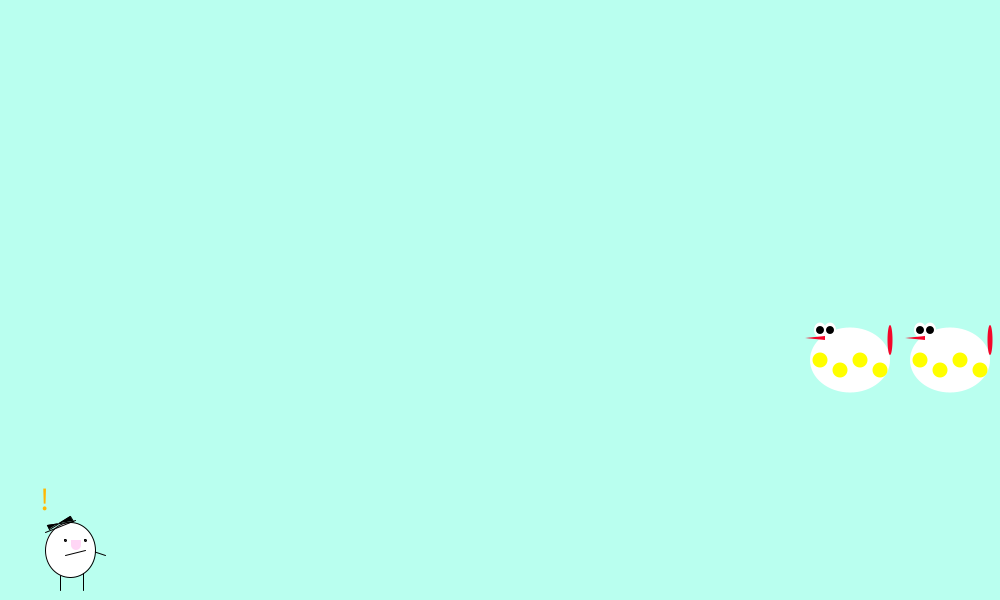
Frame 1 (no input)
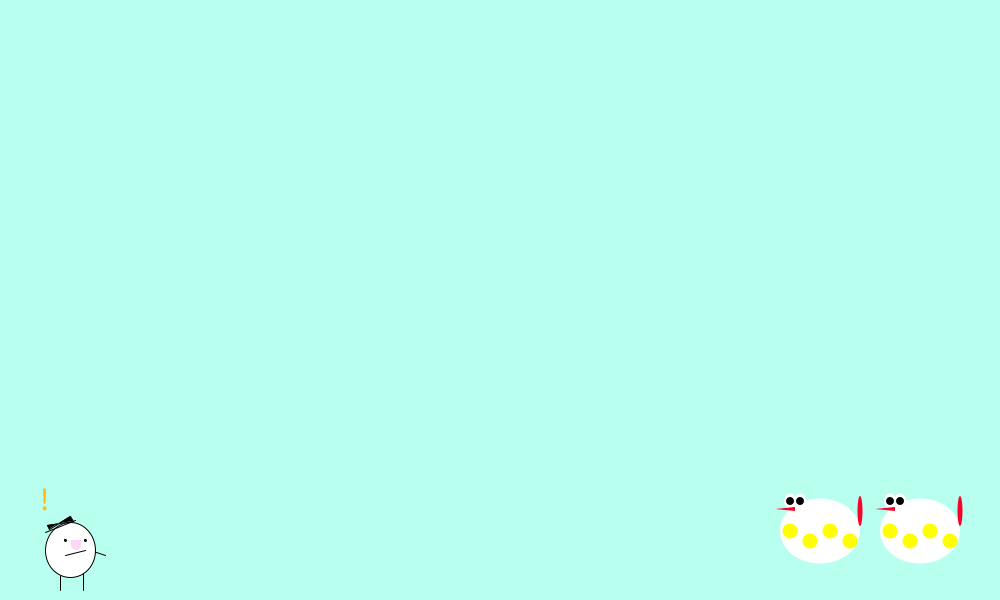
Frame 60 (the mouse pressed at the canvas centre just before this capture)
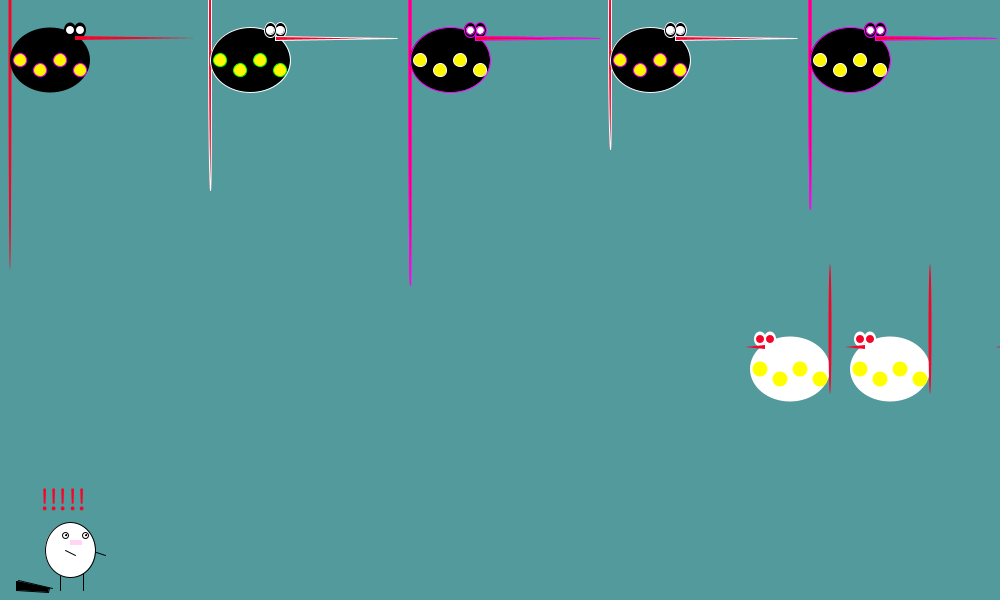
Frame 120 (the mouse held since frame 60 and released just before this capture)

The Processing sketch that drew these frames (run headless with seeded random() and noise(); from frame 60 on, the mouse is pressed at the canvas centre):

// Processing sketch: processing_117912
// ── processing_117912.pde

float x, y;
float vx, vy;

void setup() {
  size(1000, 600);
  x=900;
  y=350;
  vx=-0.5;
  vy=0;
}

void draw() {

  background(185, 255, 239); 


  if (mousePressed==true) {

    background(83, 154, 157);  

    //hikou
    //
    fill(245, 5, 41);
    ellipse(10, 30, 3, 60+x/2);
    fill(0);
    ellipse(50, 60, 80, 65);
    ellipse(80, 30, 12, 15);
    ellipse(70, 30, 12, 15);
    fill(255);
    ellipse(70, 30, 8, 8);
    ellipse(80, 30, 8, 8);
    fill(245, 5, 41);
    triangle(75, 36, 197, 38, 75, 40);
    stroke(y, 0, x);
    fill(255, 247, 0);
    ellipse(40, 70, 13, 13);
    ellipse(80, 70, 13, 13);
    ellipse(20, 60, 13, 13);
    ellipse(60, 60, 13, 13);

    //3 
    fill(245, 5, 41);
    ellipse(410, 30, 3, 90+x/2);
    fill(0);
    ellipse(450, 60, 80, 65);

    ellipse(480, 30, 12, 15);
    ellipse(470, 30, 12, 15);
    fill(255);
    ellipse(470, 30, 8, 8);
    ellipse(480, 30, 8, 8);
    fill(245, 5, 41);
    triangle(475, 36, 600, 38, 475, 40);
    stroke(x, 247, x);
    fill(255, 247, 0);
    ellipse(440, 70, 13, 13);
    ellipse(480, 70, 13, 13);
    ellipse(420, 60, 13, 13);
    ellipse(460, 60, 13, 13);

    //4 
    fill(245, 5, 41);
    ellipse(610, 30, 3, 60+y/2);
    fill(0);
    ellipse(650, 60, 80, 65);

    ellipse(680, 30, 12, 15);
    ellipse(670, 30, 12, 15);
    fill(255);
    ellipse(670, 30, 8, 8);
    ellipse(680, 30, 8, 8);
    fill(245, 5, 41);
    triangle(675, 36, 797, 38, 675, 40);
    stroke(255, 0, y);
    fill(255, 247, 0);
    ellipse(640, 70, 13, 13);
    ellipse(680, 70, 13, 13);
    ellipse(620, 60, 13, 13);
    ellipse(660, 60, 13, 13);

    //5    
    fill(245, 5, 41);
    ellipse(810, 30, 3, 0+y);
    fill(0);
    ellipse(850, 60, 80, 65);

    ellipse(880, 30, 12, 15);
    ellipse(870, 30, 12, 15);
    fill(255);
    ellipse(870, 30, 8, 8);
    ellipse(880, 30, 8, 8);
    fill(245, 5, 41);
    triangle(875, 36, 997, 38, 875, 40);
    stroke(y, x, y);
    fill(255, 247, 0);
    ellipse(840, 70, 13, 13);
    ellipse(880, 70, 13, 13);
    ellipse(820, 60, 13, 13);
    ellipse(860, 60, 13, 13);

    //2
    fill(245, 5, 41);
    ellipse(210, 30, 3, 100-x/2);
    fill(0);
    ellipse(250, 60, 80, 65);
    ellipse(280, 30, 12, 15);
    ellipse(270, 30, 12, 15);
    fill(255);
    ellipse(270, 30, 8, 8);
    ellipse(280, 30, 8, 8);
    fill(245, 5, 41);
    triangle(275, 36, 397, 38, 275, 40);
    stroke(0, x, 0);
    fill(255, 247, 0);
    ellipse(240, 70, 13, 13);
    ellipse(280, 70, 13, 13);
    ellipse(220, 60, 13, 13);
    ellipse(260, 60, 13, 13);


    //tarou_another

    fill(255, 255, 255);
    stroke(0);
    line(90, 550, 105, 555);
    line(60, 550, 60, 590);
    line(83, 550, 83, 590);
    ellipse(70, 550, 50, 55);
    ellipse(85, 535, 6, 6);
    ellipse(65, 535, 6, 6);
    fill(0);
    line(65, 550, 75, 555);
    ellipse(86, 535, 1, 1);
    ellipse(66, 535, 1, 1);
    //bou
    line(18, 580, 52, 588);
    quad(16, 590, 16, 581, 49, 588, 48, 592);
    //kuti
    fill(255, 214, 245);
    noStroke();
    rect(70, 540, 12, 5);
    //mozi
    textSize(32);
    fill(245, 5, 41);
    text("!!!!!", 40, 510);
  } else {



    //tarou

    fill(255, 255, 255);
    stroke(0);
    line(90, 550, 105, 555);
    line(60, 550, 60, 590);
    line(83, 550, 83, 590);
    ellipse(70, 550, 50, 55);
    fill(0);
    line(85, 550, 65, 555);
    ellipse(85, 540, 2, 2);
    ellipse(65, 540, 2, 2);
    //bou
    line(45, 532, 75, 520);
    quad(47, 525, 49, 529, 70, 516, 73, 521);
    //kuti
    fill(255, 214, 245);
    noStroke();
    ellipse(76, 545, 10, 10);
    rect(71, 540, 10, 5);
    //mozi
    textSize(32);
    fill(255, 184, 3);
    text("!", 40, 510);
  }


  chara(int(x)+800, int(y)-80);
  chara(int(x)+720, int(y)-85);
  chara(int(x)+580, int(y)-100);

  chara(int(x)+500, int(y)-80);
  chara(int(x)+350, int(y)-100);
  chara(int(x)+390, int(y)-70);  
  chara(int(x)+300, int(y)-50);
  chara(int(x)+460, int(y)-50);  
  chara(int(x)-0, int(y)-50);
  chara(int(x)+150, int(y)-50);
  chara(int(x)-100, int(y)-50);
  chara(int(x)+650, int(y)-50);  
  chara(int(x)+680, int(y)-50);  
  chara(int(x)+840, int(y)-50);
  chara(int(x)+900, int(y)-50); 


  x=x+vx;
  y=y+vy;

  vy=vy+0.1;

  if (x>width-30) vx=-vx;
  if (x<-700) vx=-vx;

  if (y>height-40) vy=-vy*0.98;
  if (y<40)vy=-vy*0.98;

  if (mousePressed) {
    if ((mouseX>x-25) && (mouseX<x+25) && (mouseY>y-25) && (mouseY<y+25)) {
      x=mouseX;
      y=mouseY;
      vx=mouseX-pmouseX;
      vy=mouseY-pmouseY;
    }
  }
}

void chara(int a, int b) {
  pushMatrix();
  translate(a, b);




  fill(245, 5, 41);

  fill(255, 255, 255);
  ellipse(50, 60, 80, 65);
  ellipse(30, 30, 12, 15);
  ellipse(20, 30, 12, 15);
  fill(0);
  if (mousePressed==true) {
    fill(245, 5, 41);
    ellipse(90, 20, 3, 50-y/2); 
    ellipse(30, 30, 8, 8);
    ellipse(20, 30, 8, 8);
  } else { 
    fill(245, 5, 41);
    ellipse(90, 40, 5, 30);
    fill(0);
    ellipse(30, 30, 8, 8);
    ellipse(20, 30, 8, 8);
  }
  //kuti
  fill(245, 5, 41);
  triangle(25, 36, 5, 38, 25, 40);



  fill(y, x, 0);

  noStroke();
  {
    ellipse(40, 70, 15, 15);
    ellipse(80, 70, 15, 15);
    ellipse(20, 60, 15, 15);
    ellipse(60, 60, 15, 15);
  }
  translate(100, 200);
  rotate((float)x);

  popMatrix();
}
